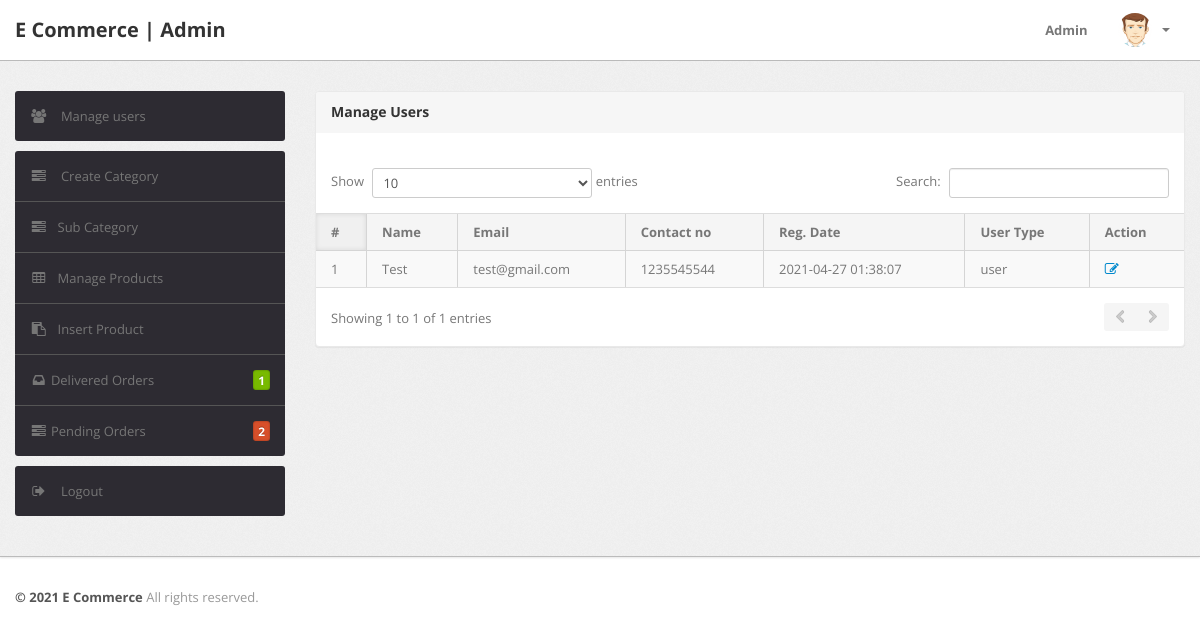
The page /admin/manage-users.php (signed in) on the database its author committed.
### tables this page shows
CREATE TABLE `users` (
  `Id` int(50) NOT NULL,
  `user_name` varchar(50) DEFAULT NULL,
  `user_password` varchar(50) DEFAULT NULL,
  `user_email` varchar(50) DEFAULT NULL,
  `user_phone` varchar(50) DEFAULT NULL,
  `user_type` varchar(50) DEFAULT NULL,
  `reg_date` datetime NOT NULL DEFAULT current_timestamp(),
  `shippingAddress` longtext DEFAULT NULL,
  `shippingState` varchar(255) DEFAULT NULL,
  `shippingCity` varchar(255) DEFAULT NULL,
  `shippingPincode` int(11) DEFAULT NULL,
  `billingAddress` longtext DEFAULT NULL,
  `billingState` varchar(255) DEFAULT NULL,
  `billingCity` varchar(255) DEFAULT NULL,
  `billingPincode` int(11) DEFAULT NULL
);

### admin/manage-users.php (the view, shortened to what this page needs)
<?php
include '../includes/config.php';
if (strlen($_SESSION['alogin']) == 0) {
    header('location:index.php');
} else {
    ?>
<!DOCTYPE html>
<html lang="en">
<head>
    <?php include 'include/header-files.php';?>
</head>
<body>
    <?php include 'include/header.php';?>
    <div class="wrapper">
        <div class="container">
            <div class="row">
                <?php include 'include/sidebar.php';?>
                <div class="span9">
                    <div class="content">
                        <div class="module">
                            <div class="module-head">
                                <h3>Manage Users</h3>
                            </div>
                            <div class="module-body table">
                                <br />
                                <table cellpadding="0" cellspacing="0" border="0"
                                    class="datatable-1 table table-bordered table-striped	 display" width="100%">
                                    <thead>
                                        <tr>
                                            <th>#</th>
                                            <th> Name</th>
                                            <th>Email </th>
                                            <th>Contact no</th>
                                            <th>Reg. Date </th>
                                            <th>User Type </th>
                                            <th>Action </th>
                                        </tr>
                                    </thead>
                                    <tbody>
                                        <?php $query = mysqli_query($con, "select * from users");
    $cnt = 1;
    while ($row = mysqli_fetch_array($query)) {
        ?>
                                        <tr>
                                            <td><?php echo htmlentities($cnt); ?></td>
                                            <td><?php echo htmlentities($row['user_name']); ?></td>
                                            <td><?php echo htmlentities($row['user_email']); ?></td>
                                            <td> <?php echo htmlentities($row['user_phone']); ?></td>
                                            <td><?php echo htmlentities($row['reg_date']); ?> </td>
                                            <td><?php echo htmlentities($row['user_type']); ?> </td>
                                            <td><a href="edit-users.php?uid=<?php echo $row['Id'] ?>"><i
                                                        class="icon-edit"></i></a>
                                            </td>
                                            <?php $cnt = $cnt + 1;}?>
                                </table>
                            </div>
                        </div>
                    </div>
                </div>
            </div>
        </div>
    </div>
    <?php include 'include/footer.php';?>
</body>
<?php }?>

### rows shown on the page
users: user_name "Test", user_email "test@gmail.com", user_phone "1235545544", reg_date "2021-04-27 01:38:07", user_type "user"

### other values the page prints
$num1 "1"
$num "2"
